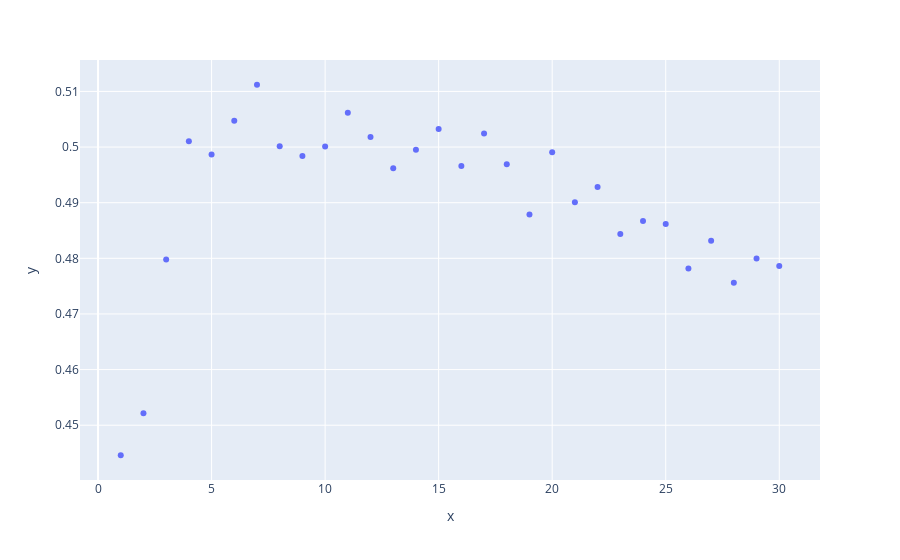

Notebook code cell kept with this figure:
### Code cell
fig = px.scatter(x=range(1,31), y=recalls)
fig.show()

### Figure 1 — Plotly figure (JSON) as saved in the notebook; plotly's stock layout.template omitted (floating-point values rounded to 4 significant figures)
{"data": [{"hovertemplate": "x=%{x}<br>y=%{y}<extra></extra>", "legendgroup": "", "marker": {"color": "#636efa", "symbol": "circle"}, "mode": "markers", "name": "", "orientation": "v", "showlegend": false, "type": "scatter", "x": [1, 2, 3, 4, 5, 6, 7, 8, 9, 10, 11, 12, 13, 14, 15, 16, 17, 18, 19, 20, 21, 22, 23, 24, 25, 26, 27, 28, 29, 30], "xaxis": "x", "y": [0.4446, 0.4521, 0.4798, 0.501, 0.4987, 0.5047, 0.5112, 0.5001, 0.4984, 0.5001, 0.5062, 0.5018, 0.4962, 0.4995, 0.5032, 0.4966, 0.5024, 0.4969, 0.4879, 0.4991, 0.4901, 0.4928, 0.4844, 0.4867, 0.4862, 0.4782, 0.4831, 0.4756, 0.48, 0.4786], "yaxis": "y"}], "layout": {"legend": {"tracegroupgap": 0}, "margin": {"t": 60}, "xaxis": {"anchor": "y", "domain": [0, 1], "title": {"text": "x"}}, "yaxis": {"anchor": "x", "domain": [0, 1], "title": {"text": "y"}}}}
